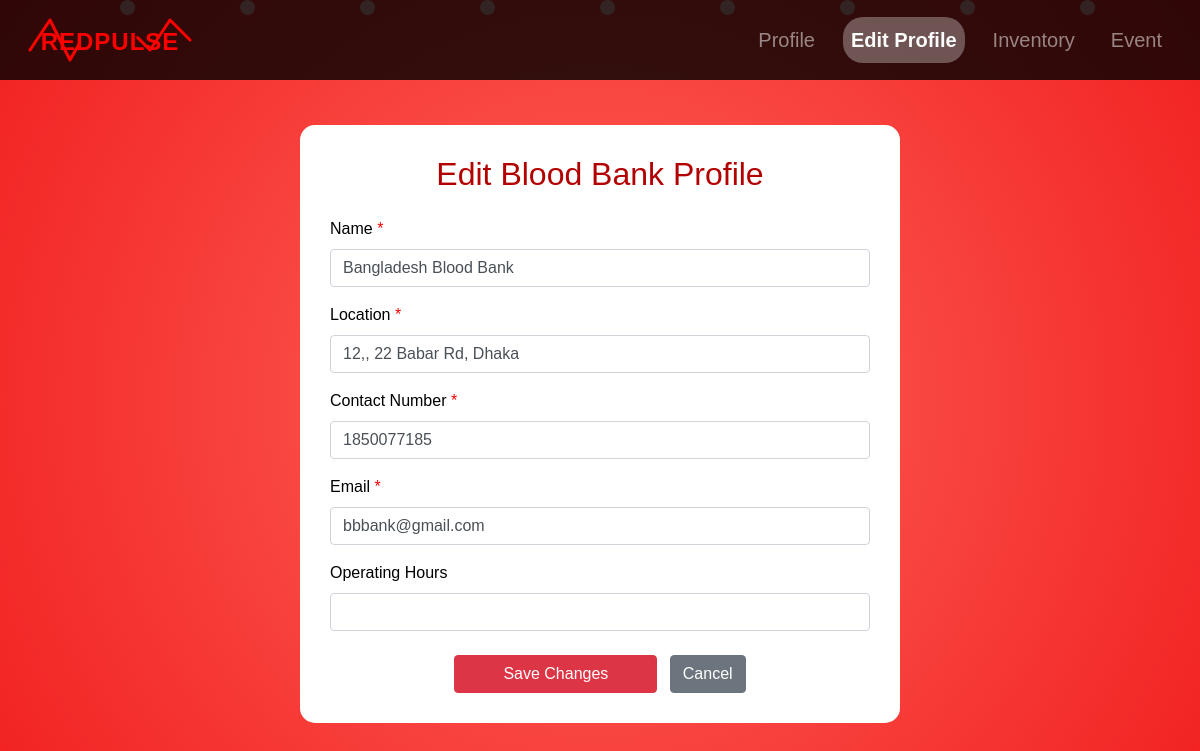
/bb_profile_edit.php (signed in), run on the app's committed database.
### tables this page shows
CREATE TABLE `bloodbank` (
  `BloodBankID` int(10) NOT NULL,
  `Name` varchar(255) NOT NULL,
  `Location` varchar(255) NOT NULL,
  `ContactNumber` int(11) NOT NULL,
  `pic1` varchar(255) DEFAULT NULL,
  `pic2` varchar(255) DEFAULT NULL,
  `AdminID` int(10) DEFAULT NULL,
  `email` varchar(255) DEFAULT NULL,
  `password` varchar(255) DEFAULT NULL,
  `OperatingHours` varchar(100) DEFAULT NULL,
  `LicenseFile` varchar(255) DEFAULT NULL
);

### bb_profile_edit.php (the view, shortened to what this page needs)
<?php
try {
    $conn = new PDO('mysql:host=localhost;dbname=blooddonationmanagementsystem', 'root', '');
    $conn->setAttribute(PDO::ATTR_ERRMODE, PDO::ERRMODE_EXCEPTION);
    $bloodBankID = $_SESSION['bloodbank_id'];
    $stmt = $conn->prepare("SELECT * FROM bloodbank WHERE BloodBankID = :id");
    $stmt->execute([':id' => $bloodBankID]);
    $bb = $stmt->fetch(PDO::FETCH_ASSOC);
} catch (PDOException $e) {
    die("Database error: " . $e->getMessage());
}
?>
<!DOCTYPE html>
<html lang="en">
<head>
    <link rel="stylesheet" href="https://maxcdn.bootstrapcdn.com/bootstrap/4.5.2/css/bootstrap.min.css" />
</head>
<body>
    <nav class="navbar navbar-expand-lg navbar-dark fixed-top">
        <a class="navbar-brand">
            <div class="logo-container">
                <svg width="180" height="60" viewBox="0 0 180 60" xmlns="http://www.w3.org/2000/svg">
                    <text x="90" y="40" class="pulse-text">RedPulse</text>
                    <polyline points="10,40 30,10 50,50 70,15 90,45 110,20 130,40 150,10 170,30"
                              class="pulse-line"
                              stroke-linecap="round"
                              stroke-linejoin="round">
                    </polyline>
                </svg>
            </div>
        </a>
        <div class="collapse navbar-collapse justify-content-end" id="navbarNav">
        <ul class="navbar-nav">
    <li class="nav-item">
        <a class="nav-link" href="bb_profile.php">Profile</a>
    </li>
    <li class="nav-item">
        <a class="nav-link active" href="bb_profile_edit.php">Edit Profile</a>
    </li>
    <li class="nav-item">
        <a class="nav-link" href="inventory.php">Inventory</a>
    </li>
    <li class="nav-item">
        <a class="nav-link" href="event.php">Event</a>
    </li>
</ul>
        </div>
    </nav>
<div class="container mt-5" style="max-width:600px; background:#fff; color:#000; padding:30px; border-radius:15px;">
    <h2 class="mb-4 text-center" style="color:#b30000;">Edit Blood Bank Profile</h2>
    <form method="POST" action="">
        <div class="form-group mb-3">
            <label>Name <span style="color:red">*</span></label>
            <input type="text" name="name" class="form-control" required value="<?= htmlspecialchars($bb['Name']) ?>" />
        </div>
        <div class="form-group mb-3">
            <label>Location <span style="color:red">*</span></label>
            <input type="text" name="location" class="form-control" required value="<?= htmlspecialchars($bb['Location']) ?>" />
        </div>
        <div class="form-group mb-3">
            <label>Contact Number <span style="color:red">*</span></label>
            <input type="text" name="contact" class="form-control" required value="<?= htmlspecialchars($bb['ContactNumber']) ?>" />
        </div>
        <div class="form-group mb-3">
            <label>Email <span style="color:red">*</span></label>
            <input type="email" name="email" class="form-control" required value="<?= htmlspecialchars($bb['email']) ?>" />
        </div>
        <div class="form-group mb-4">
            <label>Operating Hours</label>
            <input type="text" name="hours" class="form-control" value="<?= htmlspecialchars($bb['OperatingHours']) ?>" />
        </div>
        <div class="text-center">
            <button type="submit" class="btn btn-danger px-5">Save Changes</button>
            <a href="bb_profile.php" class="btn btn-secondary ml-2">Cancel</a>
        </div>
    </form>
</div>
    <div class="floating-drops">
        <div class="drop" style="left: 10%; animation-delay: 0s;"></div>
        <div class="drop" style="left: 20%; animation-delay: 2s;"></div>
        <div class="drop" style="left: 30%; animation-delay: 4s;"></div>
        <div class="drop" style="left: 40%; animation-delay: 1s;"></div>
        <div class="drop" style="left: 50%; animation-delay: 3s;"></div>
        <div class="drop" style="left: 60%; animation-delay: 5s;"></div>
        <div class="drop" style="left: 70%; animation-delay: 0s;"></div>
        <div class="drop" style="left: 80%; animation-delay: 2s;"></div>
        <div class="drop" style="left: 90%; animation-delay: 4s;"></div>
    </div>
</body>
</html>

### bb_profile_edit.php (style rules this page uses)
body { background: radial-gradient(circle,rgb(255, 99, 90) 0%,rgb(241, 33, 33) 100%); font-family: 'Arial', sans-serif; color: #fff; display: flex; flex-direction: column; justify-content: center; align-items: center; height: 100vh; overflow: hidden; }
.navbar { background-color: rgba(0, 0, 0, 0.8) !important; padding: 5px 20px; }
.navbar-brand { color: #fff !important; font-size: 22px; font-weight: bold; text-transform: uppercase; letter-spacing: 1px; display: flex; align-items: center; }
.navbar-nav .nav-item .nav-link.active { color:rgb(253, 253, 253) !important; background-color: rgba(255, 255, 255, 0.3); border-radius: 20px; font-weight: bold; }
.navbar-nav .nav-item { padding: 0px 10px; }
.navbar a { font-size: 20px; }
.floating-drops { position: absolute; top: 0; left: 0; width: 100%; height: 100%; overflow: hidden; z-index: -1; }
.drop { position: absolute; width: 15px; height: 15px; background-color: #ffcccb; border-radius: 50%; animation: float 10s infinite ease-in-out; opacity: 0.8; }
.drop:nth-child(odd) { animation-duration: 10s; }
.drop:nth-child(even) { animation-duration: 12s; }
.logo-container { width: 180px; height: 60px; display: flex; align-items: center; justify-content: center; }
.pulse-text { font-family: Arial, sans-serif; font-size: 24px; fill: red; font-weight: bold; text-anchor: middle; animation: textGlow 1.5s infinite alternate; }

### data on the page
bloodbank: name "Bangladesh Blood Bank", location "12,, 22 Babar Rd, Dhaka", contact "1850077185", email "bbbank@gmail.com"
